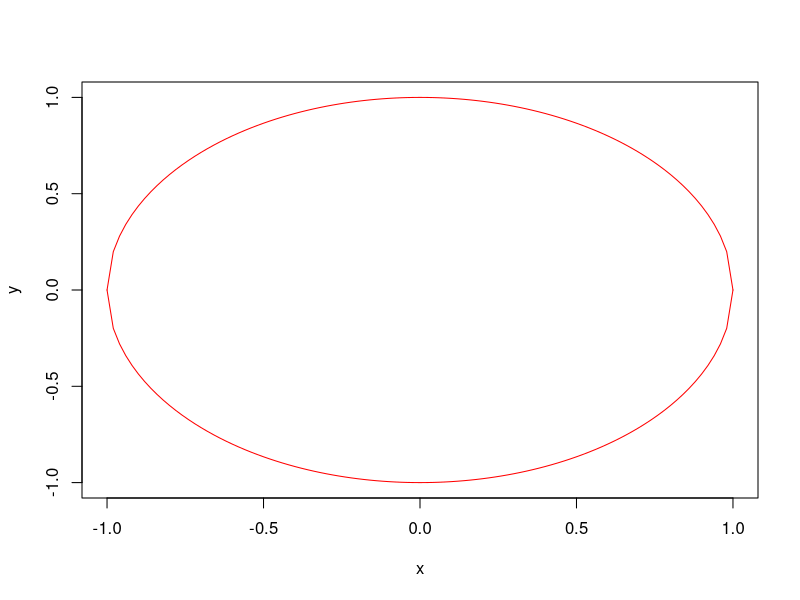

Generate this figure with R:
# 44

n <- 100000
x <- runif(n, -1, 1)
y <- runif(n, -1, 1)

# circle expression x^2 + y^2
# the points in the circle x^2 + y^2< 1

4 * sum(x^2 + y^2 < 1) / n # that is pi

# picture
plot(x, y, pch="", col="gray")
curve(sqrt(1 - x^2), from = -1, to = 1, add = T, col = "red")
curve(-sqrt(1 - x^2), from = -1, to = 1, add = T, col = "red")
